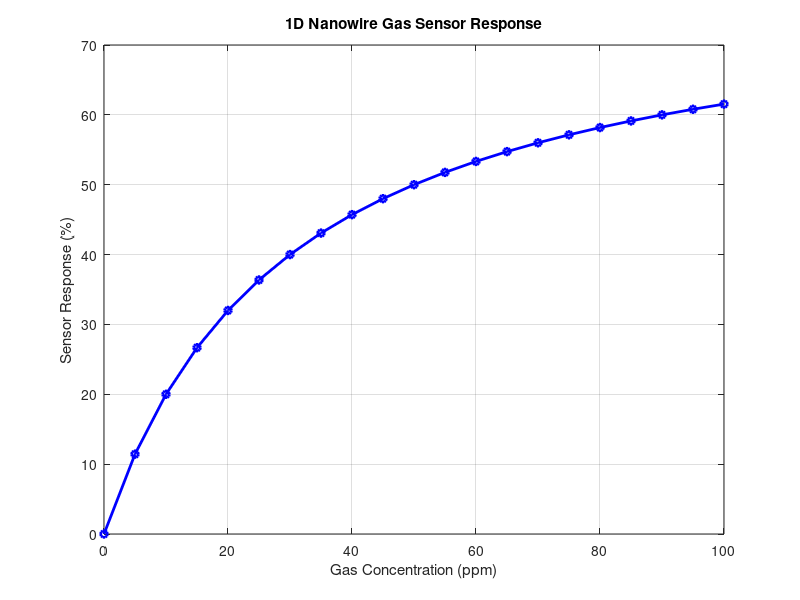
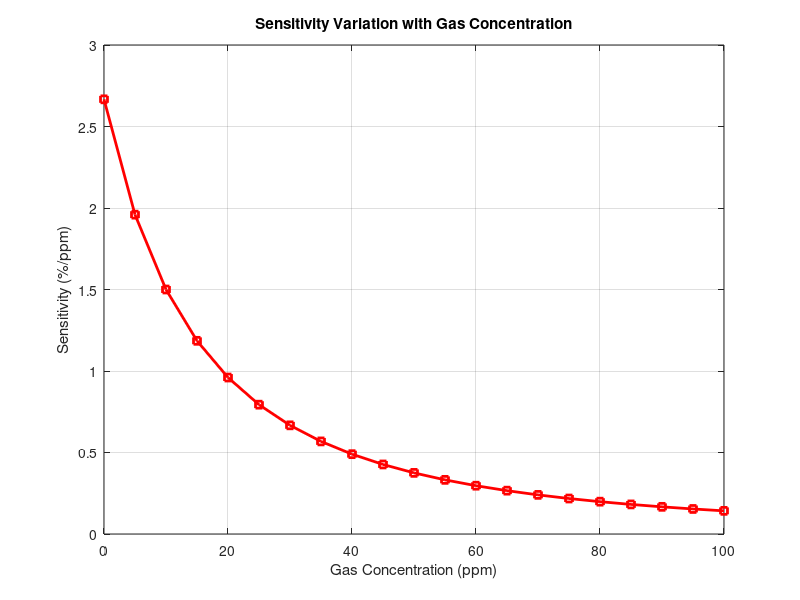

These charts were generated, in order, by the following MATLAB code:

clc;
clear;
close all;

%% ONE-DIMENSIONAL NANOWIRE GAS SENSOR SIMULATION

% Illustrative sensor model parameters
Rmax = 80;       % Maximum sensor response (%)
K = 30;          % Half-response concentration (ppm)

% Gas concentration range
concentration = 0:5:100;

% Langmuir-type saturation response model
response = (Rmax .* concentration) ./ (K + concentration);

% Sensitivity: rate of change of response with concentration
sensitivity = (Rmax .* K) ./ (K + concentration).^2;

%% Display selected results
sample_concentration = [0 10 20 30 40 50 60 80 100];

fprintf('1D NANOWIRE GAS SENSOR SIMULATION\n\n');
fprintf('Maximum response parameter: %.2f %%\n', Rmax);
fprintf('Half-response concentration: %.2f ppm\n\n', K);

fprintf('Concentration(ppm)   Response(%%)   Sensitivity(%%/ppm)\n');

for i = 1:length(sample_concentration)

    C = sample_concentration(i);

    R = (Rmax * C) / (K + C);
    S = (Rmax * K) / (K + C)^2;

    fprintf('%10.2f          %8.3f          %8.4f\n', C, R, S);

end

%% Graph 1: Sensor Response vs Gas Concentration
figure;

plot(concentration, response, 'b-o', ...
    'LineWidth', 2, 'MarkerSize', 5);

xlabel('Gas Concentration (ppm)');
ylabel('Sensor Response (%)');
title('1D Nanowire Gas Sensor Response');

grid on;

%% Graph 2: Sensitivity vs Gas Concentration
figure;

plot(concentration, sensitivity, 'r-s', ...
    'LineWidth', 2, 'MarkerSize', 5);

xlabel('Gas Concentration (ppm)');
ylabel('Sensitivity (%/ppm)');
title('Sensitivity Variation with Gas Concentration');

grid on;

%% Simulation summary
fprintf('\nSimulation completed successfully.\n');
fprintf('Maximum response: %.3f %%\n', max(response));
fprintf('Sensitivity at zero concentration: %.4f %%/ppm\n', ...
    sensitivity(1));
fprintf('Sensitivity at 100 ppm: %.4f %%/ppm\n', ...
    sensitivity(end));
